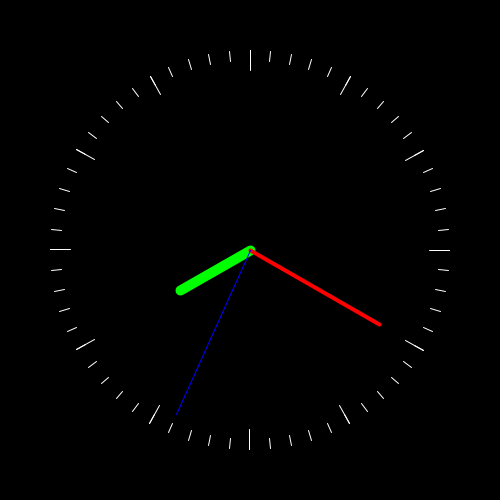
Frame 1 (no input)
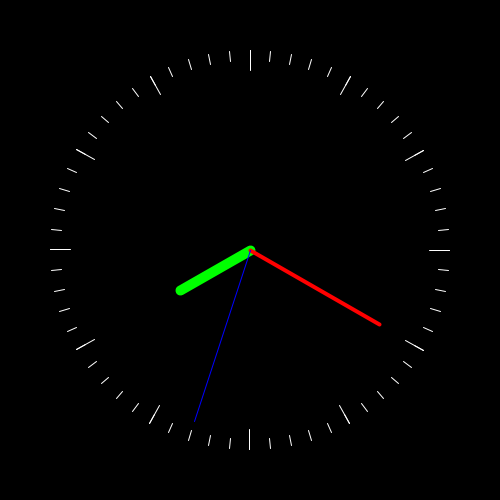
Frame 60 (the mouse pressed at the canvas centre just before this capture)
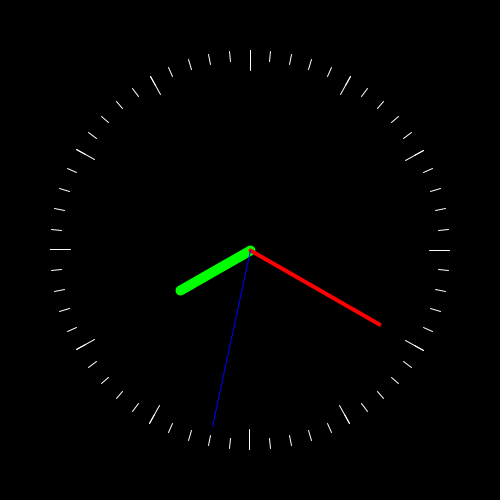
Frame 120 (the mouse held since frame 60 and released just before this capture)

The Processing sketch that drew these frames (run headless with seeded random() and noise(); from frame 60 on, the mouse is pressed at the canvas centre):

// Processing sketch: processing_171192
// ── processing_171192.pde

void setup()
{
 size(500,500);
background(0);
}
 
void draw()
{
 translate(width/2, height/2);
 background(0);
 stroke(255);
 strokeWeight(1);
 //ellipse(0, 0, 400, 400);
  
 pushMatrix();                      //Ziffernstiche Stunden
 for (int i=0; i<12; i++)
 {
   line(0,-200, 0,-180);
   rotate(PI/6);
 }
 popMatrix();
  
 pushMatrix();                      //Ziffernstriche Minuten
 for (int j=0; j<60; j++)
 {
   line(0,-200, 0,-190);
   rotate((2*PI)/60);
 }
 popMatrix();
 
 
 
 
pushMatrix();                      //STUNDENZEIGER
 
float stunde = (map(hour(), 0, 24, 0, 4*PI));

rotate(-stunde);
stroke(0,255,0);
strokeWeight(10);
line(0,0,0,-80);
popMatrix();
 
 
pushMatrix();                      //MINUTENZEIGER
 
float minuten = map(minute(), 0, 60, 0, 2*PI);
 
rotate(-minuten);
stroke(255, 0, 0);
strokeWeight(4);
line(0,0, 0, -150);
popMatrix();
 
pushMatrix();                       //SEKUNDENZEIGER
 
 
float sekunde = map(second(), 0, 60, 0, 2*PI);
 
rotate(-sekunde);
stroke(0,0,255);
strokeWeight(1);
line(0,0, 0, -180);          
popMatrix();
}
